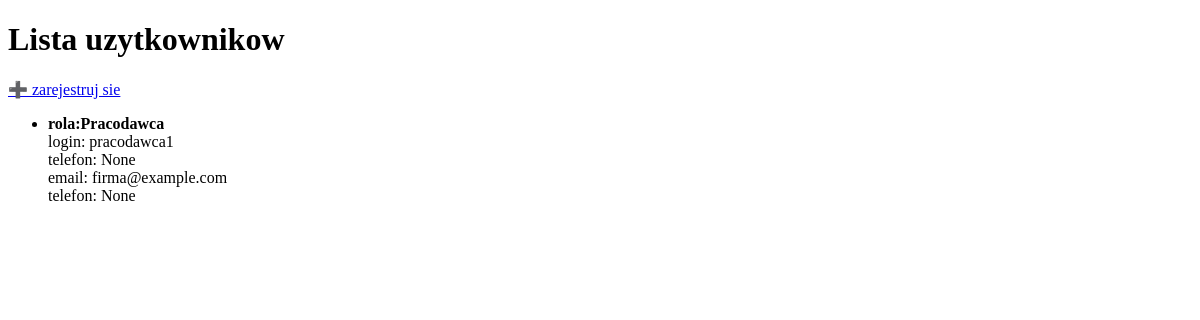
Page /uzytkownicy/ on the earlier database version.
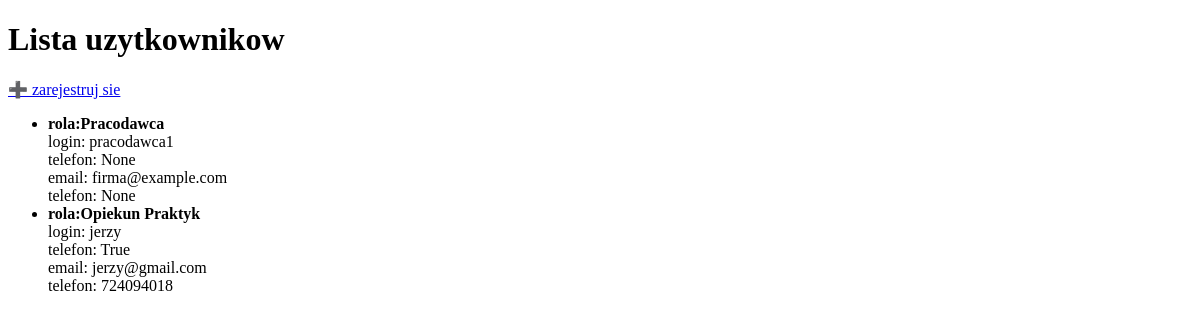
Same page on the later database version.
### aplikacjaTest/models.py (models this page shows, shortened)
class Uzytkownik(models.Model):
    class Role(models.TextChoices):
        STUDENT = "Student", "Student"
        OPIEKUN = "Opiekun Praktyk", "Opiekun Praktyk"
        PRACOWNIK_BK = "Pracownik BK", "Pracownik BK"
        PRACODAWCA = "Pracodawca", "Pracodawca"
    rola = models.CharField(max_length=50, choices=Role.choices)
    login = models.CharField(max_length=50, unique=True)
    haslo = models.CharField(max_length=255)
    status_konta = models.BooleanField(null=True)
    numer_telefonu = models.CharField(max_length=15, null=True)
    adres_mailowy = models.EmailField(unique=True)

### aplikacjaTest/views/przegladajUzytkownikow.py (the view)
# urls.py: path("uzytkownicy/", UzytkownikListView.as_view(),name="przegladajUzytkownikow" )
class UzytkownikListView(View):
    def get(self, request):
        uzytkownicy = Uzytkownik.objects.all()  # możesz dodać filtr tylko publiczne
        return render(request, "UzytkownicyLista.html", {"uzytkownicy": uzytkownicy})

### aplikacjaTest/templates/UzytkownicyLista.html (shortened to what this page needs)
<!DOCTYPE html>
<html>
<head>
</head>
<body>
<h1>Lista uzytkownikow</h1>
<a href="{% url 'rejestracja' %}">➕ zarejestruj sie</a>
<ul>
    {% for uzytkownik in uzytkownicy %}
        <li>
            <strong> rola:{{ uzytkownik.rola}}</strong><br>
            login: {{ uzytkownik.login }} <br>
            telefon: {{ uzytkownik.status_konta }} <br>
             email: {{ uzytkownik.adres_mailowy }} <br>
            telefon: {{ uzytkownik.numer_telefonu }}<br>
        </li>
    {% empty %}
        <li>Brak ofert.</li>
    {% endfor %}
</ul>
</body>
</html>

Differences in the rows shown:
added Uzytkownik: rola "Opiekun Praktyk", login "jerzy", status_konta "True", adres_mailowy "jerzy@gmail.com", numer_telefonu "724094018"
